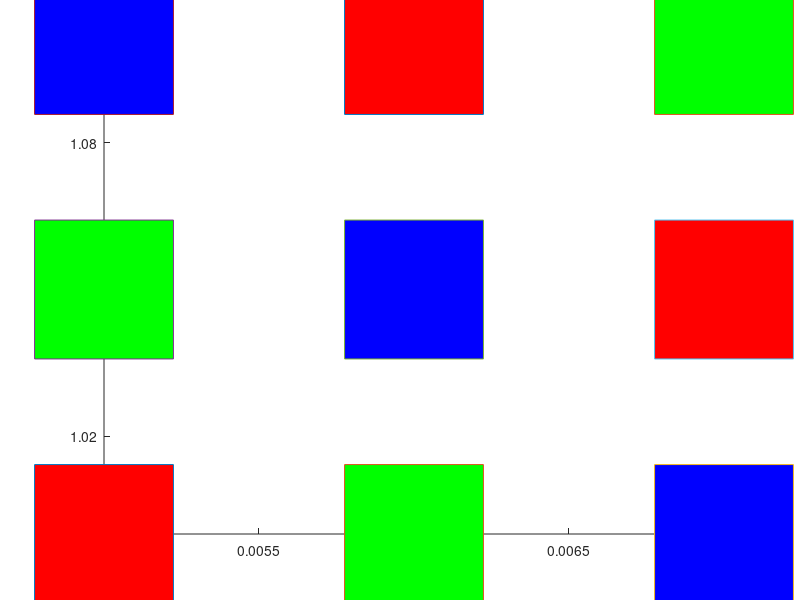
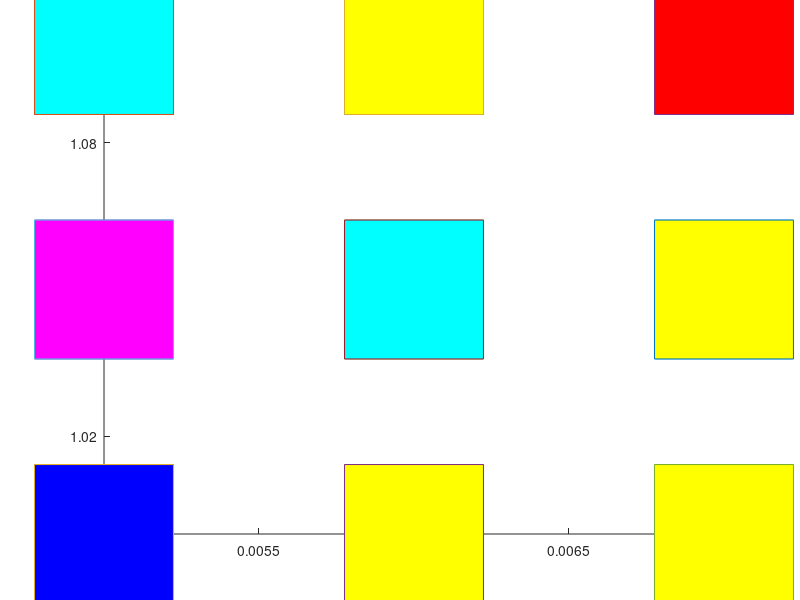

Write the MATLAB code that produced these figures, in order.
clc;
clear;
T=2;
rd=2;
sigma_initial=0.05;
alpha_initial=0.9;
number_of_vectors=9;
number_of_neuorn_inputs=27;
neighbour_radius_initial=number_of_vectors/2;

%{
    for v=1:9 %number of input neuorns 
       for x=1:3
       l=input('x ');
        I(x,v)=l;
        
       end
       
end

disp(I)
%}
    

     I=[1 0 0 0 0 1 0 1 0; 0 1 0 1 0 0 0 0 1;0 0 1 0 1 0 1 0 0 ];
figure(1);
title('before clustering');
hold on;

plot(0.005,1,'-s','MarkerSize',100,...
    'MarkerFaceColor',[ I(1,1) I(2,1) I(3,1)]);

plot(0.006,1,'-s','MarkerSize',100,...
    'MarkerFaceColor',[I(1,2) I(2,2) I(3,2)]);

plot(0.007,1,'-s','MarkerSize',100,...
    'MarkerFaceColor',[I(1,3) I(2,3) I(3,3)]);

plot(0.005,1.05,'-s','MarkerSize',100,...
    'MarkerFaceColor',[I(1,4) I(2,4) I(3,4)]);

plot(0.006,1.05,'-s','MarkerSize',100,...
    'MarkerFaceColor',[I(1,5) I(2,5) I(3,5)]);

plot(0.007,1.05,'-s','MarkerSize',100,...
    'MarkerFaceColor',[I(1,6) I(2,6) I(3,6)]);

plot(0.005,1.1,'-s','MarkerSize',100,...
    'MarkerFaceColor',[I(1,7) I(2,7) I(3,7)]);

plot(0.006,1.1,'-s','MarkerSize',100,...
    'MarkerFaceColor',[I(1,8) I(2,8) I(3,8)]);

plot(0.007,1.1,'-s','MarkerSize',100,...
    'MarkerFaceColor',[I(1,9) I(2,9) I(3,9)]);
 
hold off;

    

    R=[0.1 0.5 0.9;0.5 0.2 0.7;0.2 0.9 0.5];
    G=[0.4 0.8 0.8; 0.3 0.7 0.6;0.5 0.3 0.3];
    B=[0.7 0.4 0.2; 0.8 0.5 0.1;0.9 0.3 0.4];
    
    
    
for t=1:T
    alpha=alpha_initial*((1-t)/T);
    sigma=sigma_initial*((1-t)/T);
    max_neighbour_radius=round(neighbour_radius_initial*((1-t)/T));
    for n=1:9
        for i=1:3
            for j=1:3
                D(i,j)=sqrt((I(1,n)-R(i,j))^2+(I(2,n)-G(i,j))^2+(I(3,n)-B(i,j))^2);
                
            end
        end
        disp('this is differences matrix');
        disp(D);
        min=D(1,1);
        for i=1:3
            for j=1:3
                if(j+1==4)
                      if ((D(i,j)<=D(i,j-1)) && (D(i,j)<=min))
                          min=D(i,j);
                          m=i;
                          c=j;
                          
                      end
                
                elseif ((j-1>=1))
                 if ((D(i,j)<=D(i,j-1)) && (D(i,j)<=min) && (D(i,j)<=D(i,j+1)))
                          min=D(i,j);
                          m=i;
                          c=j;
                          
                 end
                elseif ((i-1>=1))
                     if ((D(i,j)<=D(i,j+1)) && (D(i,j)<=min) && (D(i,j)<=D(i-1,j)))
                          min=D(i,j);
                          m=i;
                          c=j;
                          
                      end
            end 
                  end
        end
        
          % update the winning neuron
        e_factor = exp(-((m-m).^2+(c-c).^2)/2*sigma^2);
       R(m,c)=R(m,c)+alpha*(I(1,n)-R(m,c));
       G(m,c)=G(m,c)+alpha*(I(2,n)-G(m,c));
       B(m,c)=B(m,c)+alpha*(I(3,n)-B(m,c));
       
        % update the neighbour neurons
       for neighbour_radius=1:1:max_neighbour_radius
            jj1=m - neighbour_radius;
            jj2=c;
            if (jj1>=1) % to stay in the matrix
                e_factor = exp(-((m-jj1).^2+(c-jj2).^2)/2*sigma^2);
                R(jj1,jj2)=R(jj1,jj2) + alpha * e_factor * (I(1,n)-R(jj1,jj2));
                G(jj1,jj2)=G(jj1,jj2) + alpha * e_factor * (I(2,n)-G(jj1,jj2));
                B(jj1,jj2)=B(jj1,jj2) + alpha * e_factor * (I(3,n)-B(jj1,jj2));
            end
            jj1=m + neighbour_radius;
            jj2=c;
            if (jj1<=3) % to stay in the matrix
                e_factor = exp(-((m-jj1).^2+(c-jj2).^2)/2*sigma^2);
                  R(jj1,jj2)=R(jj1,jj2) + alpha * e_factor * (I(1,n)-R(jj1,jj2));
                G(jj1,jj2)=G(jj1,jj2) + alpha * e_factor * (I(2,n)-G(jj1,jj2));
                B(jj1,jj2)=B(jj1,jj2) + alpha * e_factor * (I(3,n)-B(jj1,jj2));
            end
            jj1=m;
            jj2=c - neighbour_radius;
            if (jj2>=1) % to stay in the matrix
               e_factor = exp(-((m-jj1).^2+(c-jj2).^2)/2*sigma^2);
                 R(jj1,jj2)=R(jj1,jj2) + alpha * e_factor * (I(1,n)-R(jj1,jj2));
                G(jj1,jj2)=G(jj1,jj2) + alpha * e_factor * (I(2,n)-G(jj1,jj2));
                B(jj1,jj2)=B(jj1,jj2) + alpha * e_factor * (I(3,n)-B(jj1,jj2));
            end
            jj1=m;
            jj2=c + neighbour_radius;
            if (jj2<=3) % to stay in the matrix
                e_factor = exp(-((m-jj1).^2+(c-jj2).^2)/2*sigma^2);
                 R(jj1,jj2)=R(jj1,jj2) + alpha * e_factor * (I(1,n)-R(jj1,jj2));
                G(jj1,jj2)=G(jj1,jj2) + alpha * e_factor * (I(2,n)-G(jj1,jj2));
                B(jj1,jj2)=B(jj1,jj2) + alpha * e_factor * (I(3,n)-B(jj1,jj2));
            end
       end 
       

    end
    RED=round(R);
GREEN=round(G);
BLUE=round(B);
disp(RED);
disp(GREEN);
disp(BLUE);
        figure(2);
title('after clusering');
hold on;

plot(0.005,1,'-s','MarkerSize',100,...
    'MarkerFaceColor',[ RED(1,1) GREEN(1,1) BLUE(1,1)]);

plot(0.006,1,'-s','MarkerSize',100,...
    'MarkerFaceColor',[RED(1,2) GREEN(1,2) BLUE(1,2)]);

plot(0.007,1,'-s','MarkerSize',100,...
    'MarkerFaceColor',[RED(1,3) GREEN(1,3) BLUE(1,3)]);

plot(0.005,1.05,'-s','MarkerSize',100,...
    'MarkerFaceColor',[RED(2,1) GREEN(2,1) BLUE(2,1)]);

plot(0.006,1.05,'-s','MarkerSize',100,...
    'MarkerFaceColor',[RED(2,2) GREEN(2,2) BLUE(2,2)]);

plot(0.007,1.05,'-s','MarkerSize',100,...
    'MarkerFaceColor',[RED(2,3) GREEN(2,3) BLUE(2,3)]);

plot(0.005,1.1,'-s','MarkerSize',100,...
    'MarkerFaceColor',[RED(3,1) GREEN(3,1) BLUE(3,1)]);

plot(0.006,1.1,'-s','MarkerSize',100,...
    'MarkerFaceColor',[RED(3,2) GREEN(3,2) BLUE(3,2)]);

plot(0.007,1.1,'-s','MarkerSize',100,...
    'MarkerFaceColor',[RED(3,3) GREEN(3,3) BLUE(3,3)]);
 
hold off;

end
disp(D);
  disp(I);

disp('this is red');
disp(R);
disp('this is G');
disp(G);
disp('this is B');
disp(B);

